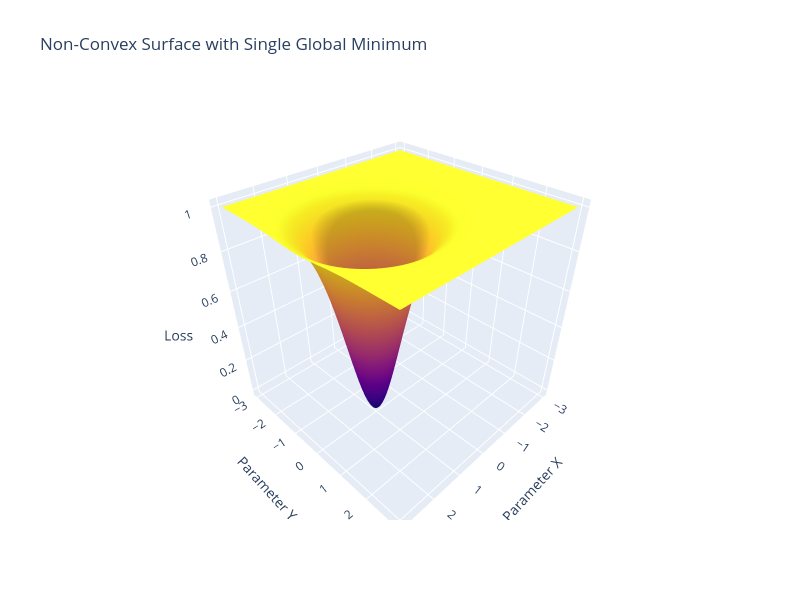

Notebook cell for this chart:
### Markdown cell above
## Nonconvex Optimization Problems

These are hairier.  If your problem is not convex, then you do not have any of those nice properties to use as a toehold in building a fast algorithm, and your problem is NP-Hard.  Generally, we have few ideas aside from some variation of stochastic gradient descent, which is our workhorse that will always find you some minimum, eventually.  When we find a minimum, we don't even know for sure that it's a global minimum, rather than some worse local minimum.

The time this iteration takes depends heavily on how well behaved the optimization problem is.  For example, in the pictured example at the top of this page, both surfaces are nonconvex.  However, optimization will run much quicker on the one on the right.

Our neural nets will lie in this space.

Below are two nonconvex surfaces. The first is nonconvex but nonetheless has one local minimum. The second is nonconvex and has many local minima. These both take more time to optimize than the convex example above, but of course the first one is better behaved than the second.

### Code cell
# Define grid
x = np.linspace(-3, 3, 100)
y = np.linspace(-3, 3, 100)
X, Y = np.meshgrid(x, y)

# Non-convex Function with Single Minimum: Gaussian Well
# f(x, y) = 1 - exp(-(x^2 + y^2))
Z = 1 - np.exp(-((X-1)**2 + Y**2))

# Create Plot
fig = go.Figure(data=[go.Surface(z=Z, x=X, y=Y, colorscale='Plasma', showscale=False)])

fig.update_layout(
    title='Non-Convex Surface with Single Global Minimum',
    scene=dict(
        xaxis_title='Parameter X',
        yaxis_title='Parameter Y',
        zaxis_title='Loss',
        aspectmode='cube'
    ),
    width=800,
    height=600
)

fig.show()

### Figure 1 — Plotly figure (JSON) as saved in the notebook; plotly's stock layout.template omitted (floating-point values rounded to 4 significant figures; data arrays with more than 128 entries replaced by an {"elided": "..."} marker saying what was removed)
{"data": [{"colorscale": [[0, "#0d0887"], [0.1111, "#46039f"], [0.2222, "#7201a8"], [0.3333, "#9c179e"], [0.4444, "#bd3786"], [0.5556, "#d8576b"], [0.6667, "#ed7953"], [0.7778, "#fb9f3a"], [0.8889, "#fdca26"], [1, "#f0f921"]], "showscale": false, "type": "surface", "x": {"elided": "100x100 float values"}, "y": {"elided": "100x100 float values"}, "z": {"elided": "100x100 float values"}}], "layout": {"height": 600, "scene": {"aspectmode": "cube", "xaxis": {"title": {"text": "Parameter X"}}, "yaxis": {"title": {"text": "Parameter Y"}}, "zaxis": {"title": {"text": "Loss"}}}, "title": {"text": "Non-Convex Surface with Single Global Minimum"}, "width": 800}}
